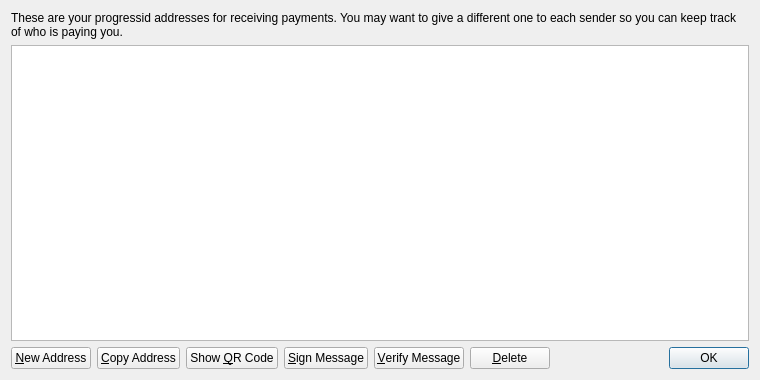
<?xml version="1.0" encoding="UTF-8"?>
<ui version="4.0">
 <class>AddressBookPage</class>
 <widget class="QWidget" name="AddressBookPage">
  <property name="geometry">
   <rect>
    <x>0</x>
    <y>0</y>
    <width>760</width>
    <height>380</height>
   </rect>
  </property>
  <property name="windowTitle">
   <string>Address Book</string>
  </property>
  <layout class="QVBoxLayout" name="verticalLayout">
   <item>
    <widget class="QLabel" name="labelExplanation">
     <property name="text">
      <string>These are your progressid addresses for receiving payments. You may want to give a different one to each sender so you can keep track of who is paying you.</string>
     </property>
     <property name="textFormat">
      <enum>Qt::PlainText</enum>
     </property>
     <property name="wordWrap">
      <bool>true</bool>
     </property>
    </widget>
   </item>
   <item>
    <widget class="QTableView" name="tableView">
     <property name="contextMenuPolicy">
      <enum>Qt::CustomContextMenu</enum>
     </property>
     <property name="toolTip">
      <string>Double-click to edit address or label</string>
     </property>
     <property name="tabKeyNavigation">
      <bool>false</bool>
     </property>
     <property name="alternatingRowColors">
      <bool>true</bool>
     </property>
     <property name="selectionMode">
      <enum>QAbstractItemView::SingleSelection</enum>
     </property>
     <property name="selectionBehavior">
      <enum>QAbstractItemView::SelectRows</enum>
     </property>
     <property name="sortingEnabled">
      <bool>true</bool>
     </property>
     <attribute name="verticalHeaderVisible">
      <bool>false</bool>
     </attribute>
    </widget>
   </item>
   <item>
    <layout class="QHBoxLayout" name="horizontalLayout">
     <item>
      <widget class="QPushButton" name="newAddressButton">
       <property name="toolTip">
        <string>Create a new address</string>
       </property>
       <property name="text">
        <string>&amp;New Address</string>
       </property>
       <property name="icon">
        <iconset resource="../bitcoin.qrc">
         <normaloff>:/icons/add</normaloff>:/icons/add</iconset>
       </property>
      </widget>
     </item>
     <item>
      <widget class="QPushButton" name="copyToClipboard">
       <property name="toolTip">
        <string>Copy the currently selected address to the system clipboard</string>
       </property>
       <property name="text">
        <string>&amp;Copy Address</string>
       </property>
       <property name="icon">
        <iconset resource="../bitcoin.qrc">
         <normaloff>:/icons/editcopy</normaloff>:/icons/editcopy</iconset>
       </property>
      </widget>
     </item>
     <item>
      <widget class="QPushButton" name="showQRCode">
       <property name="text">
        <string>Show &amp;QR Code</string>
       </property>
       <property name="icon">
        <iconset resource="../bitcoin.qrc">
         <normaloff>:/icons/qrcode</normaloff>:/icons/qrcode</iconset>
       </property>
      </widget>
     </item>
     <item>
      <widget class="QPushButton" name="signMessage">
       <property name="toolTip">
        <string>Sign a message to prove you own a Bitcoin address</string>
       </property>
       <property name="text">
        <string>&amp;Sign Message</string>
       </property>
       <property name="icon">
        <iconset resource="../bitcoin.qrc">
         <normaloff>:/icons/edit</normaloff>:/icons/edit</iconset>
       </property>
      </widget>
     </item>
     <item>
      <widget class="QPushButton" name="verifyMessage">
       <property name="toolTip">
        <string>Verify a message to ensure it was signed with a specified Bitcoin address</string>
       </property>
       <property name="text">
        <string>&amp;Verify Message</string>
       </property>
       <property name="icon">
        <iconset resource="../bitcoin.qrc">
         <normaloff>:/icons/transaction_0</normaloff>:/icons/transaction_0</iconset>
       </property>
      </widget>
     </item>
     <item>
      <widget class="QPushButton" name="deleteButton">
       <property name="toolTip">
        <string>Delete the currently selected address from the list. Only sending addresses can be deleted.</string>
       </property>
       <property name="text">
        <string>&amp;Delete</string>
       </property>
       <property name="icon">
        <iconset resource="../bitcoin.qrc">
         <normaloff>:/icons/remove</normaloff>:/icons/remove</iconset>
       </property>
      </widget>
     </item>
     <item>
      <spacer name="horizontalSpacer">
       <property name="orientation">
        <enum>Qt::Horizontal</enum>
       </property>
       <property name="sizeHint" stdset="0">
        <size>
         <width>40</width>
         <height>20</height>
        </size>
       </property>
      </spacer>
     </item>
     <item>
      <widget class="QDialogButtonBox" name="buttonBox">
       <property name="sizePolicy">
        <sizepolicy hsizetype="Maximum" vsizetype="Fixed">
         <horstretch>0</horstretch>
         <verstretch>0</verstretch>
        </sizepolicy>
       </property>
       <property name="standardButtons">
        <set>QDialogButtonBox::Ok</set>
       </property>
      </widget>
     </item>
    </layout>
   </item>
  </layout>
 </widget>
 <resources>
  <include location="../bitcoin.qrc"/>
 </resources>
 <connections/>
</ui>
